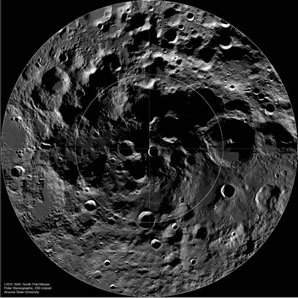
#> input picture packages/templateMatchCraterDetection/moon_toy.jpg, 298 x 298 px
$ python patternMatch.py
#> lines starting #> are read from the running program, lines starting #| are printed output that depends on the picture
import cv2
import numpy as np
import matplotlib
matplotlib.use('TkAgg')
# matplotlib.use("WX")
import matplotlib.pyplot as plt

img = cv2.imread('moon_toy.jpg', 0)
#> img: shape (298, 298); min 0, max 255, mean 46.4
img2 = img.copy()
template = cv2.imread('template_2.jpg', 0)
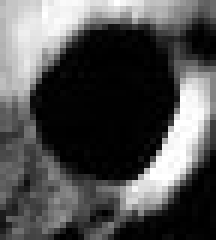
#> input picture packages/templateMatchCraterDetection/template_2.jpg, 36 x 40 px (shown 6 times larger)
#> template is the input picture: shape (40, 36); min 0, max 255, mean 80.3
w, h = template.shape[::-1]
#> w = 36; h = 40

# [15 lines of commented-out code are left out]
methods = ['cv2.TM_CCOEFF', 'cv2.TM_CCOEFF_NORMED', 'cv2.TM_CCORR',
            'cv2.TM_CCORR_NORMED', 'cv2.TM_SQDIFF', 'cv2.TM_SQDIFF_NORMED']

for meth in methods:
    img = img2.copy()
    # img = np.asarray(img)
    method = eval(meth)

    # Apply template Matching
    res = cv2.matchTemplate(img, template, method)
    min_val, max_val, min_loc, max_loc = cv2.minMaxLoc(res)

    # If the method is TM_SQDIFF or TM_SQDIFF_NORMED, take minimum
    if method in [cv2.TM_SQDIFF, cv2.TM_SQDIFF_NORMED]:
        top_left = min_loc
    else:
        top_left = max_loc
    bottom_right = (top_left[0] + w, top_left[1] + h)

    cv2.rectangle(img, top_left, bottom_right, 255, 2)

    plt.subplot(121), plt.imshow(res, cmap = 'gray')
    plt.title('Matching Result'), plt.xticks([]), plt.yticks([])
    plt.subplot(122), plt.imshow(img, cmap = 'gray')
    plt.title('Detected Point'), plt.xticks([]), plt.yticks([])
    plt.suptitle(meth)

    plt.show()
#> this loop made 6 passes
#> (min_val, max_val, min_loc, top_left, bottom_right) on passes 1 to 4: (-3433207.2, 3885147, (81, 0), (34, 65), (70, 105)), (-0.552, 0.616, (81, 0), (34, 65), (70, 105)), (110750.2, 11771902, (2, 5), (141, 52), (177, 92)), (0.0365, 0.814, (25, 0), (34, 64), (70, 104))
#> (min_val, max_val, max_loc, top_left, bottom_right) on passes 5 to 6: (6973175, 21923770, (152, 33), (34, 64), (70, 104)), (0.515, 1, (0, 0), (34, 64), (70, 104))
#> pass 1, `res = cv2.matchTemplate(img, template, method)`:
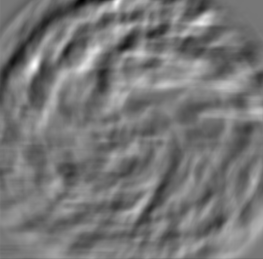
#> res: shape (259, 263) float32; min -3433207.2, max 3885147, mean -18218; drawn with min black and max white
#> pass 1, `plt.show()`:
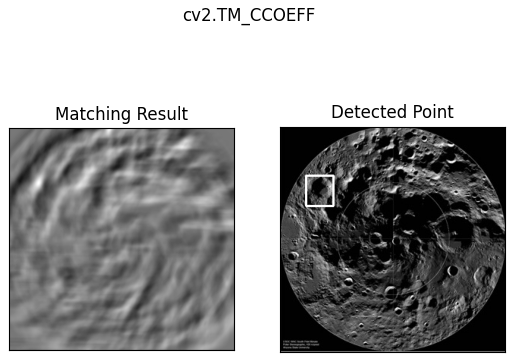
#> figure drawn by matplotlib, 2 panels
#> pass 2, `res = cv2.matchTemplate(img, template, method)`:
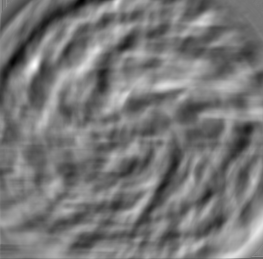
#> res: shape (259, 263) float32; min -0.552, max 0.616, mean -0.00391; drawn with min black and max white
#> pass 3, `res = cv2.matchTemplate(img, template, method)`:
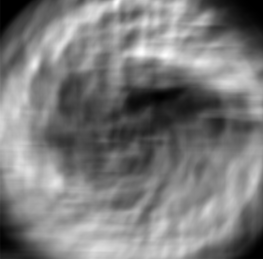
#> res: shape (259, 263) float32; min 110750.2, max 11771902, mean 5781738; drawn with min black and max white
#> after the loop:
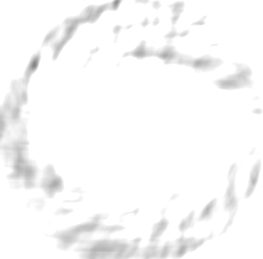
#> res: shape (259, 263) float32; min 0.515, max 1, mean 0.975
